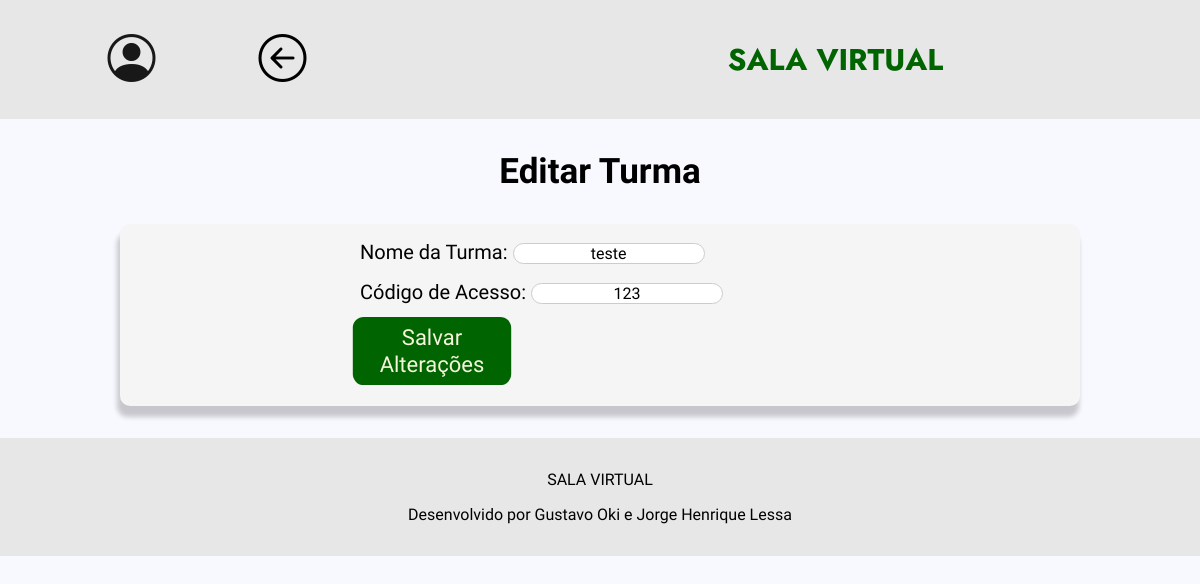
/edit_turma/1, run on an earlier commit of the app's database.
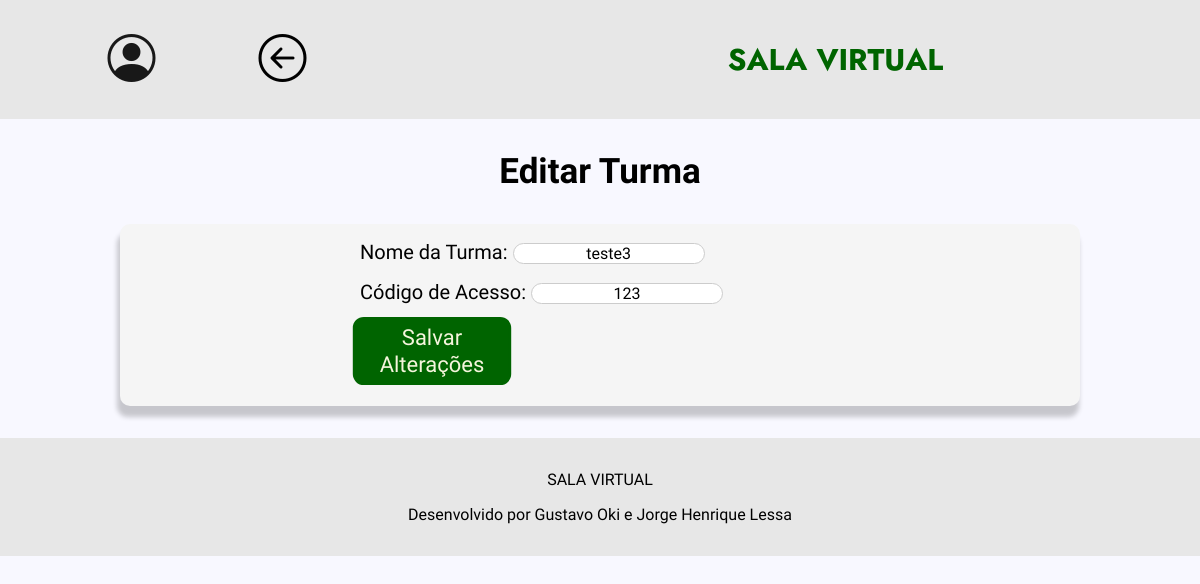
And on a later commit of the database.
### app.py (models this page shows, shortened)
class Turma(db.Model):
    id = db.Column(db.Integer, primary_key=True)
    nome = db.Column(db.String(100), nullable=False)
    professor = db.Column(db.String(100), nullable=False)
    codigo_acesso = db.Column(db.String(20), nullable=False, unique = True)  # Novo campo

### app.py (the view)
@app.route("/edit_turma/<int:id>", methods=["GET", "POST"])
def edit_turma(id: int):
    turma = Turma.query.get_or_404(id)
    if request.method == "POST":
        turma.nome = request.form.get('nome')
        turma.codigo_acesso = request.form.get('codigo_acesso')
        try:
            db.session.commit()
            return redirect("/professor")
        except Exception as e:
            return f"ERROR: {e}"
    else:
        return render_template("edit_turma.html", turma=turma)

### templates/edit_turma.html (shortened to what this page needs)
<!DOCTYPE html>
<html lang="pt-BR">
<head>
    <link rel="stylesheet" href="{{ url_for('static', filename='css/professor.css') }}">
    <link rel="stylesheet" href="https://cdn.jsdelivr.net/npm/bootstrap-icons@1.11.3/font/bootstrap-icons.min.css">
</head>
<body>
    <header class="cabecalho">
        <div class="container">
            <div id="container_icons">
                <nav>
                    <ul class="ul-icons">
                        <li class="icons_header dropdown">
                            <i class="bi bi-person-circle" id="profile-icon"></i>
                        </li>
                        <a href="/professor" id="voltar"><i class="bi bi-arrow-left-circle"></i></a>
                    </ul>
                </nav>
            </div>
            <ul class="ul-menu">
                <div class="div_title_header">
                    <h1 id="title_header">SALA VIRTUAL</h1>
                </div>
            </ul>
        </div>
    </header>
    <section class="editar_turma">
        <h1 id="title_editar">Editar Turma</h1>
        <div class="criar_turma">
            <form id="form_criar_turma" action="/edit_turma/{{ turma.id }}" method="POST">
                <div class="form-group">
                    <label for="nome_turma">Nome da Turma: </label>
                    <input type="text" id="nome" name="nome" value="{{ turma.nome }}" required>
                </div>
                <div class="form-group">
                    <label for="codigo_acesso">Código de Acesso: </label>
                    <input type="text" id="codigo_acesso" name="codigo_acesso" value="{{ turma.codigo_acesso }}" required>
                </div>
                <div>
                    <button id="button_forms" type="submit">Salvar Alterações</button>
                </div>
            </form>
        </div>
    </section>
    <footer>
        <div id="div_footer">
            <p>SALA VIRTUAL</p>
            <p id="p_footer">Desenvolvido por Gustavo Oki e Jorge Henrique Lessa</p>
        </div>
    </footer>
</body>
</html>

What changed in the data, as far as the page shows it:
changed Turma: nome "teste" → "teste3"
